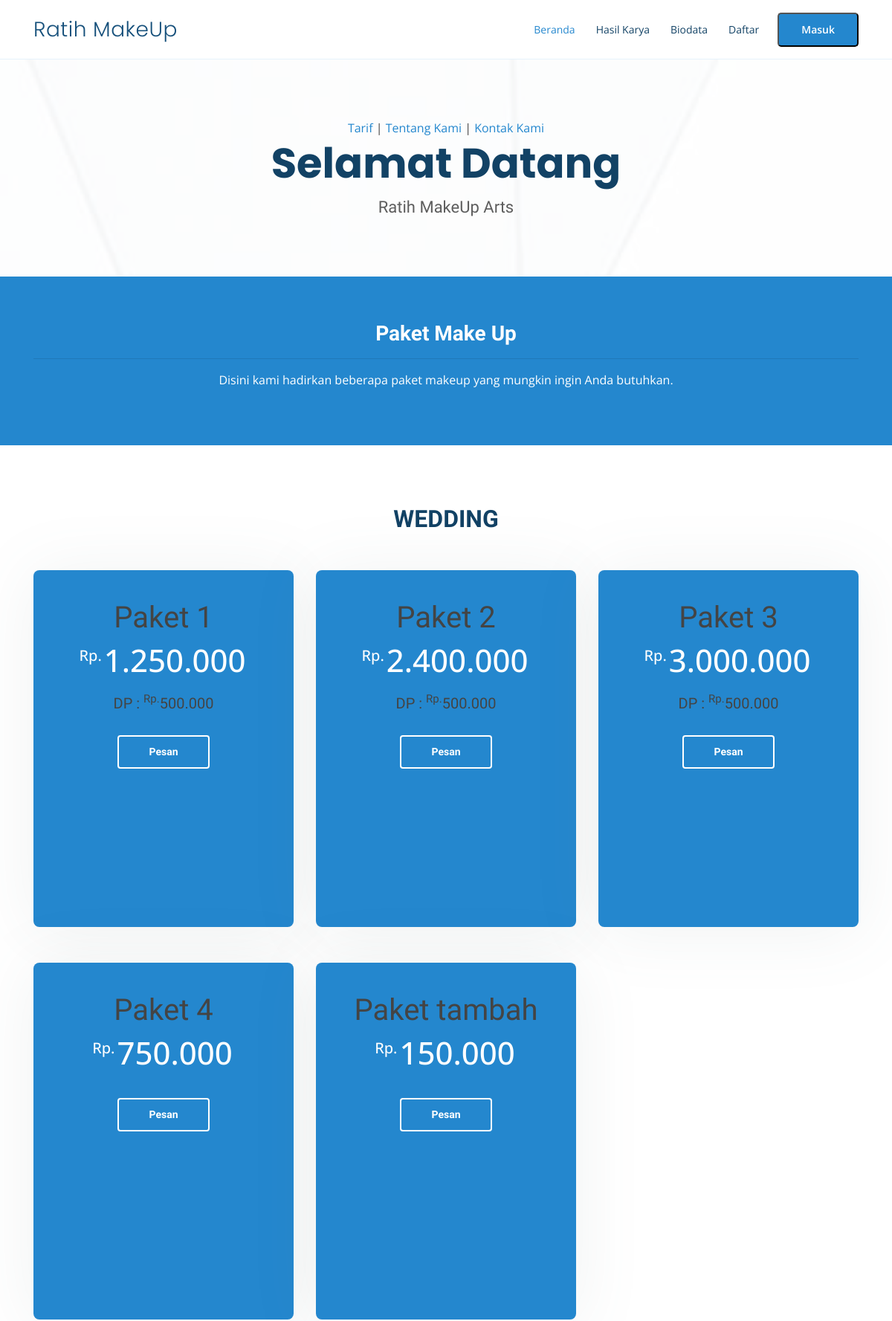
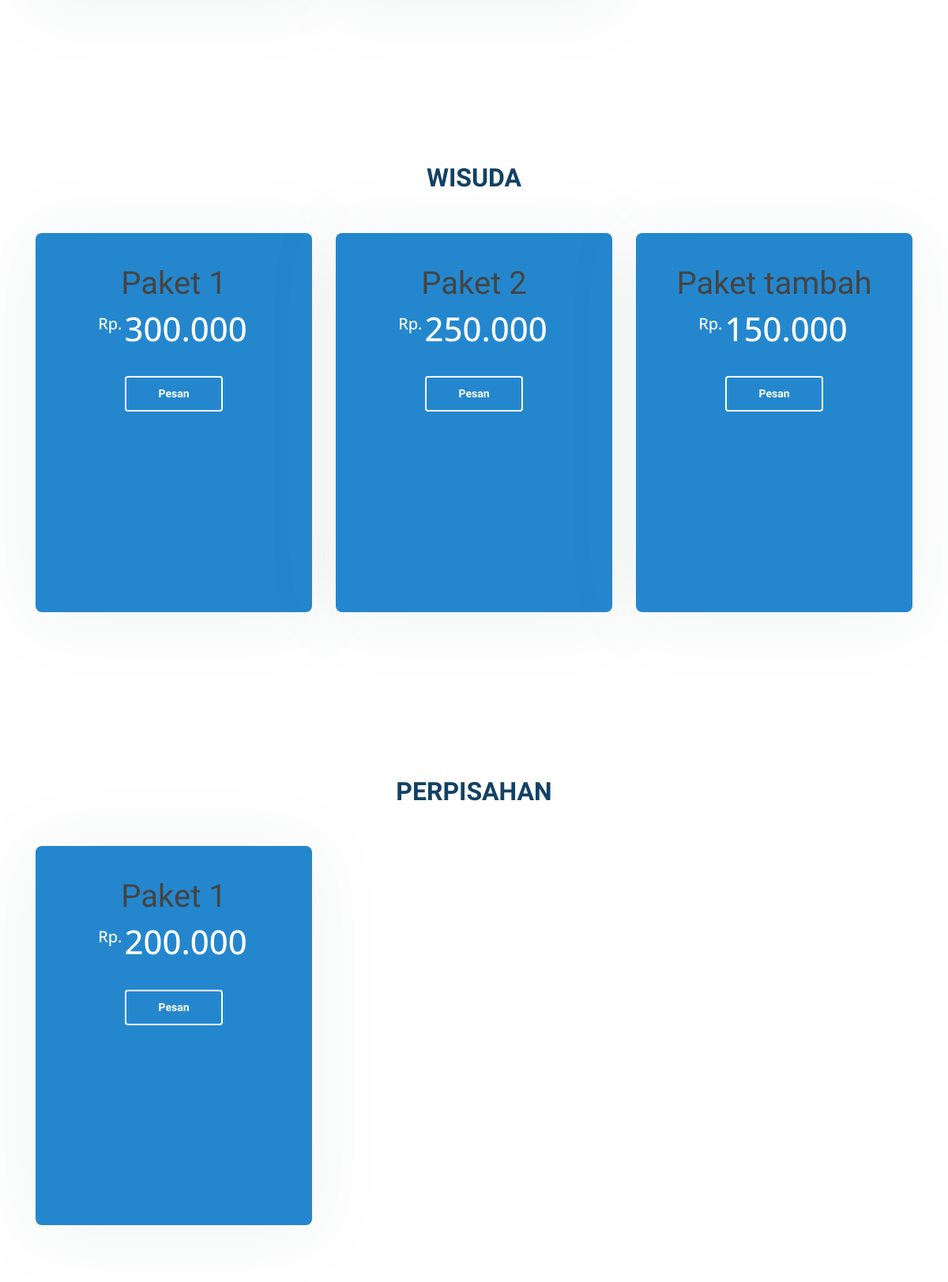
The page / (upper part) on the database its author committed (2 pictures, top to bottom).
### tables this page shows
CREATE TABLE `tb_makeup` (
  `id_makeup` int(11) NOT NULL AUTO_INCREMENT,
  `nm_makeup` varchar(50) NOT NULL,
  `deskripsi` text NOT NULL,
  PRIMARY KEY (`id_makeup`)
);

CREATE TABLE `tb_paket_makeup` (
  `id_paket` int(11) NOT NULL AUTO_INCREMENT,
  `id_makeup` int(11) NOT NULL,
  `nm_paket` varchar(100) NOT NULL,
  `harga_paket` int(11) NOT NULL,
  `deskripsi` text,
  `batas_booking_per_hari` int(11) NOT NULL,
  `biaya_dp` int(11) NOT NULL,
  `foto` text NOT NULL,
  PRIMARY KEY (`id_paket`)
);

### application/core/MY_Controller.php (called while the page is built, shortened)
<?php
class MY_Controller extends CI_Controller
{
	public function view_frontend($view, $data = null)
	{
		$this->load->view('user/templateFrontend/header');
		$this->load->view('user/templateFrontend/navbar');
		$this->load->view($view, $data);
		$this->load->view('user/templateFrontend/footer');
	}
}

### application/controllers/user/Dashboard.php (called while the page is built, shortened)
<?php
class Dashboard extends MY_Controller
{
	public function index()
	{
		$data['makeup'] = $this->makeupModel->getAll();
		$data_makeup = $this->makeupModel->getAll();
		foreach ($data_makeup as $no => $makeup) {
			$data['makeup'][$no]->paket = new stdClass();
			$data['makeup'][$no]->paket = $this->paketMakeupModel->getByMakeup($makeup->id_makeup);
		}
		$this->view_frontend('user/dashboard', $data);
	}
}

### index.php (called while the page is built, shortened)
<?php
require_once BASEPATH.'core/CodeIgniter.php';

### application/models/Backend/Makeup_Model.php (called while the page is built, shortened)
<?php defined('BASEPATH') or exit('No direct script access allowed');
class Makeup_Model extends CI_Model
{
    private $_table = "tb_makeup";
    public function getAll()
    {
        return $this->db->get($this->_table)->result();
    }
}

### application/models/Backend/Paket_Makeup_Model.php (called while the page is built, shortened)
<?php defined('BASEPATH') or exit('No direct script access allowed');
class Paket_Makeup_Model extends CI_Model
{
	public function getByMakeup($id_makeup)
	{
		return $this->db->query("Select * FROM tb_paket_makeup WHERE id_makeup = " . $id_makeup)->result();
	}
}

### application/views/user/dashboard.php (the view, shortened to what this page needs)
<section id="hero" class="d-flex align-items-center" style="height: 80%;">
	<div class="container position-relative" data-aos="fade-up" data-aos-delay="100">
		<div class="row justify-content-center">
			<div>
				<a href="#pricing">Tarif</a> |
				<a href="#about">Tentang Kami</a> |
				<a href="#contact">Kontak Kami</a>
			</div>
			<div class="col-xl-12 col-lg-12 col-md-12 col-xs-12 text-center">
				<h1>Selamat Datang</h1>
				<h2>Ratih MakeUp Arts</h2>
			</div>
		</div>
	</div>
</section>
<main id="main">
	<section id="cta" class="cta">
		<div class="container" data-aos="zoom-in">
			<div class="text-center">
				<h3>Paket Make Up</h3>
				<hr>
				<p> Disini kami hadirkan beberapa paket makeup yang mungkin ingin Anda butuhkan.</p>
			</div>
		</div>
	</section>
	<?php foreach ($makeup as $mp) : ?>
		<section id="pricing" class="pricing">
			<div class="container" data-aos="fade-up">
				<div class="section-title">
					<h2><?= $mp->nm_makeup ?></h2>
				</div>
				<div class="row">
					<?php foreach ($mp->paket as $paket) : ?>
						<div class="col-lg-4 col-md-6 mt-4 mt-md-0 mb-5" data-aos="zoom-in" data-aos-delay="100">
							<div class="box featured" style="height: 30rem;">
								<h1><?= $paket->nm_paket ?></h1>
								<h4><sup>Rp.</sup><?= number_format($paket->harga_paket, '0', ',', '.') ?></h4>
								<?php if ($paket->biaya_dp > 0) { ?>
									<h5>DP : <sup>Rp.</sup><?= number_format($paket->biaya_dp, '0', ',', '.') ?></h5>
								<?php } else { ?>
									<small></small>
								<?php } ?>
								<div class="btn-wrap">
									<a href="<?php echo base_url('booking/') . $paket->id_paket ?>" class="btn-buy">Pesan</a>
								</div>
							</div>
						</div>
					<?php endforeach; ?>
				</div>
			</div>
		</section>
	<?php endforeach; ?>
</main>

### assets/assetsfe/css/style.css (style rules this page uses)
body { font-family: "Open Sans", sans-serif; color: #444444; }
a { color: #2487ce; }
h1, h2, h3, h4, h5, h6 { font-family: "Raleway", sans-serif; }
#hero { width: 100%; height: 100vh; position: relative; background: url("../img/hero-bg.jpg") top center; background-size: cover; position: relative; }
#hero:before { content: ""; background: rgba(255, 255, 255, 0.8); position: absolute; bottom: 0; top: 0; left: 0; right: 0; }
#hero .container { padding-top: 80px; }
#hero h1 { margin: 0; font-size: 56px; font-weight: 700; line-height: 72px; color: #124265; font-family: "Poppins", sans-serif; }
#hero h2 { color: #5e5e5e; margin: 10px 0 0 0; font-size: 22px; }
@media (min-width: 1024px) { #hero { background-attachment: fixed; } }
section { padding: 80px 0; }
.section-title { text-align: center; padding-bottom: 30px; }
.section-title h2 { font-size: 32px; font-weight: bold; text-transform: uppercase; margin-bottom: 20px; padding-bottom: 0; color: #124265; }
.cta { background: #2487ce; background-size: cover; padding: 60px 0; }
.cta h3 { color: #fff; font-size: 28px; font-weight: 700; }
.cta p { color: #fff; }
.pricing .box { padding: 40px 20px; text-align: center; border-radius: 8px; position: relative; overflow: hidden; background: #fefefe; box-shadow: 0px 5px 90px 0px rgba(110, 123, 131, 0.1); }
.pricing .box h4 { font-size: 42px; color: #2487ce; font-weight: 500; font-family: "Open Sans", sans-serif; margin-bottom: 20px; }
.pricing .box h4 sup { font-size: 20px; top: -15px; left: -3px; }
.pricing .box .btn-wrap { padding: 15px; text-align: center; }
.pricing .box .btn-buy { display: inline-block; padding: 10px 40px; border-radius: 4px; color: #2487ce; transition: none; font-size: 14px; font-weight: 400; font-family: "Raleway", sans-serif; font-weight: 600; transition: 0.3s; border: 2px solid #2487ce; }
.pricing .featured { background: #2487ce; }
.pricing .featured h3, .pricing .featured h4, .pricing .featured h4 span, .pricing .featured ul, .pricing .featured ul .na { color: #fff; }
.pricing .featured .btn-wrap { padding: 15px; text-align: center; }
.pricing .featured .btn-buy { color: #fff; border: 2px solid #fff; }

### rows shown on the page
tb_makeup: nm_makeup "WEDDING"
tb_paket_makeup: nm_paket "Paket 1", harga_paket "1.250.000", biaya_dp "500.000"
tb_paket_makeup: nm_paket "Paket 2", harga_paket "2.400.000", biaya_dp "500.000"
tb_paket_makeup: nm_paket "Paket 3", harga_paket "3.000.000", biaya_dp "500.000"
tb_paket_makeup: nm_paket "Paket 4", harga_paket "750.000"
tb_paket_makeup: nm_paket "Paket tambah", harga_paket "150.000"
tb_makeup: nm_makeup "WISUDA"
tb_paket_makeup: nm_paket "Paket 1", harga_paket "300.000"
tb_paket_makeup: nm_paket "Paket 2", harga_paket "250.000"
tb_paket_makeup: nm_paket "Paket tambah", harga_paket "150.000"
tb_makeup: nm_makeup "PERPISAHAN"
tb_paket_makeup: nm_paket "Paket 1", harga_paket "200.000"
